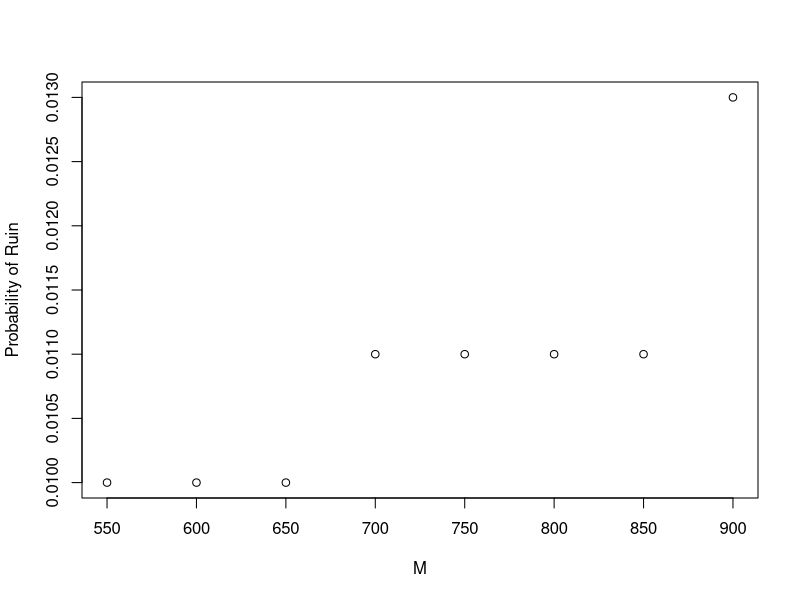
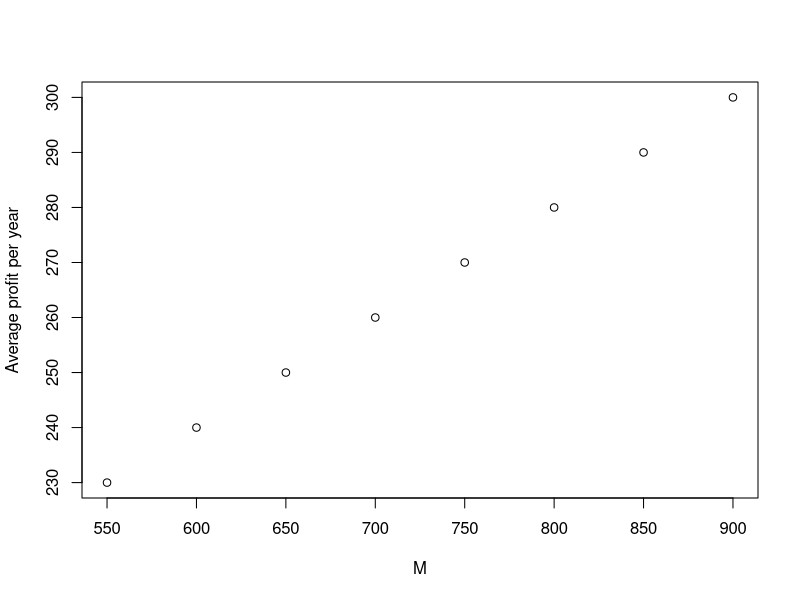

Recreate these plots in R, in order.
## ---- chunk 1
set.seed(5377)
#
#     Generate sample A times with censorng
#
#############################################################
# Simulate Z_ij using a translated gamma approximation, for e.g. 
# simS1 is a vector of simulated S(1)

Z1 <- runif(1000, min = 0, max = 1)
Z2 <- runif(1000, min = 0, max = 1)
Z3 <- runif(1000, min = 0, max = 1)
Z4 <- runif(1000, min = 0, max = 1)
Z5 <- runif(1000, min = 0, max = 1)

Z <- cbind(Z1,Z2,Z3,Z4,Z5)

#library(xlsx)
#setwd("d:")
#write.xlsx(Z, file = "Zgenerated.xlsx")


####################################################
# Please insert your R code after this line
####################################################

lambdaN <- 10
theta <- 0.2
# Initial surplus
u <- 3500

#number of simulation
n <- 1000

#Retention limit
M <- 900

x <- c(10,100,500,1000)
px <- c(0.5,0.3,0.15,0.05)

EX <- sum(x*px)
EX2 <- sum(x^2 * px)
EX3 <- sum(x^3 * px)

# ES means E[S(1)]
ES <- lambdaN*EX
VS <- lambdaN*EX2
SkS <- (lambdaN * EX3)/(lambdaN * EX2)^(3/2)

# ES5 means E[S(5)]
ES5 <- 5*lambdaN*EX
VS5 <- 5*lambdaN*EX2

#The negativity of k implies that
#negative aggregated claims can occur in the approximation. 
#This is an unrealistic effect that we have to be aware of in the following.

k <- ES - 2*sqrt(VS)/SkS  
a <- 4/SkS^2
b <- 2/(SkS*sqrt(VS))

# Premium rate per unit of time
c <- (1 + theta)*ES

# Calculate E[U(5)] and V[U(5)]
EU5 <- u + 5*c - ES5
VU5 <- VS5


simS1 <- qgamma(Z1, shape = a, rate = b) + k
simS2 <- qgamma(Z2, shape = a, rate = b) + k
simS3 <- qgamma(Z3, shape = a, rate = b) + k
simS4 <- qgamma(Z4, shape = a, rate = b) + k
simS5 <- qgamma(Z5, shape = a, rate = b) + k
#############################################################

U1 <- u + c - simS1
U2 <- U1 + c - simS2
U3 <- U2 + c - simS3
U4 <- U3 + c - simS4
U5 <- U4 + c - simS5

Ut <- cbind(U1,U2,U3,U4,U5)

# Calculate mean(U(5)) from simulation
# mean(U5)

# Estimate psi_1(3500,5)
minOfColumnsofUt <- apply(Ut, 1, function(x) min(x) )
psi1hat <- sum(minOfColumnsofUt < 0)/n

# Estimate the sd of psi_1_hat(u,5)
VEst <- n*psi1hat*(1-psi1hat)*(1/n^2)
SdEst <- sqrt(VEst)

#######################################################################
# Estimate of psi_1(u+delta_u , 5)
delta_u <- 500
minOfColumnsofUt <- apply(Ut, 1, function(x) min(x) )
psi1hat[2] <- sum(minOfColumnsofUt < -delta_u)/n


#########################################
# After reinsurance 
y <- pmin(x,M)
py <- px

EY <- sum(y*py)
EY2 <- sum(y^2 * py)
EY3 <- sum(y^3 * py)


# ES means E[S(1)]
ESI <- lambdaN*EY
VSI <- lambdaN*EY2
SkSI <- (lambdaN * EY3)/(lambdaN * EY2)^(3/2)


#The negativity of k implies that
#negative aggregated claims can occur in the approximation. 
#This is an unrealistic effect that we have to be aware of in the following.

kI <- ESI - 2*sqrt(VSI)/SkSI  
aI <- 4/SkSI^2
bI <- 2/(SkSI*sqrt(VSI))

# Reinsurance premium rate per unit of time
thetaR <- c(3*theta, 2*theta, 1*theta)
cR <- (1 + thetaR)*(ES - ESI)

# Calculate E[U(5)] and V[U(5)]
EUI5 <- u + 5*(c - cR) - 5*ESI
VUI5 <- 5*lambdaN*EY2

#######################
# Estimate probability of ruin after reinsurance


simSI1 <- qgamma(Z1,shape = aI, rate = bI) + kI
simSI2 <- qgamma(Z2,shape = aI, rate = bI) + kI
simSI3 <- qgamma(Z3,shape = aI, rate = bI) + kI
simSI4 <- qgamma(Z4,shape = aI, rate = bI) + kI
simSI5 <- qgamma(Z5,shape = aI, rate = bI) + kI
#############################################################



psiI1hat <- rep(0, time=length(thetaR))
for (i in 1:length(thetaR) ){
  
  UI1 <- u +  c - cR[i] - simSI1
  UI2 <- UI1 + c - cR[i] - simSI2
  UI3 <- UI2 + c - cR[i] - simSI3
  UI4 <- UI3 + c - cR[i] - simSI4
  UI5 <- UI4 + c - cR[i] - simSI5
  
  UIt <- cbind(UI1,UI2,UI3,UI4,UI5)
  
  # Estimate psi_1(1000,5)
  minOfColumnsofUIt <- apply(UIt, 1, function(x) min(x) )
  psiI1hat[i] <- sum(minOfColumnsofUIt < 0)/n
}





#############################################




listM <- c(550,600,650,700,750,800,850,900)
psiI1hatM <- rep(0, time=length(listM))


for (i in 1:length(listM) ){
  #########################################
  # After reinsurance 
  M <- listM[i]
  y <- pmin(x,M)
  py <- px
  
  EY <- sum(y*py)
  EY2 <- sum(y^2 * py)
  EY3 <- sum(y^3 * py)
  
  
  # ES means E[S(1)]
  ESI <- lambdaN*EY
  VSI <- lambdaN*EY2
  SkSI <- (lambdaN * EY3)/(lambdaN * EY2)^(3/2)
  
  
  #The negativity of k implies that
  #negative aggregated claims can occur in the approximation. 
  #This is an unrealistic effect that we have to be aware of in the following.
  
  kI <- ESI - 2*sqrt(VSI)/SkSI  
  aI <- 4/SkSI^2
  bI <- 2/(SkSI*sqrt(VSI))
  
  # Reinsurance premium rate per unit of time
  thetaR <- 2*theta
  cR <- (1 + thetaR)*(ES - ESI)
  
  # Calculate E[U(5)] and V[U(5)]
  # EUI5 <- u + 5*(c - cR) - 5*ESI
  # VUI5 <- 5*lambdaN*EY2
  
  #######################
  # Estimate probability of ruin after reinsurance
  
  
  simSI1 <- qgamma(Z1,shape = aI, rate = bI) + kI
  simSI2 <- qgamma(Z2,shape = aI, rate = bI) + kI
  simSI3 <- qgamma(Z3,shape = aI, rate = bI) + kI
  simSI4 <- qgamma(Z4,shape = aI, rate = bI) + kI
  simSI5 <- qgamma(Z5,shape = aI, rate = bI) + kI
  #############################################################
  
  UI1 <- u +  c - cR - simSI1
  UI2 <- UI1 + c - cR - simSI2
  UI3 <- UI2 + c - cR - simSI3
  UI4 <- UI3 + c - cR - simSI4
  UI5 <- UI4 + c - cR - simSI5
  
  UIt <- cbind(UI1,UI2,UI3,UI4,UI5)
  
  # Estimate psi_1(1000,5)
  minOfColumnsofUIt <- apply(UIt, 1, function(x) min(x) )
  psiI1hatM[i] <- sum(minOfColumnsofUIt < 0)/n
}

# max(listM[which(psiI1hatM <= 0.01)])



####################################################
# Make sure you define the variables
Answer_a1 = EX
Answer_a2 = EX2
Answer_a3 = EX3

Answer_b1 = ES
Answer_b2 = VS
Answer_b3 = SkS

Answer_c1 = ES5
Answer_c2 = VS5

# Answer_d1 is the estimated alpha, Answer_d2 is the estimated beta, and Answer_d3 is the estimated k.
Answer_d1 = a 
Answer_d2 = b
Answer_d3 = k

Answer_f = c

Answer_g1 = EU5
Answer_g2 = VU5

Answer_h = mean(U5)

Answer_j1 = psi1hat[1]
Answer_j2 = psi1hat[2]

Answer_l1 = EY
Answer_l2 = EY2
Answer_l3 = EY3

Answer_m1 = ESI 
Answer_m2 = VSI
Answer_m3 = SkSI

Answer_n1 = aI
Answer_n2 = bI
Answer_n3 = kI

# Answers, for e.g. Answer_o_i1 and Answer_o_i2, are E[U_I(5)] and Var[U_I(5)] for the case (i) of question 1o.
Answer_o_i1 = EUI5[1]
Answer_o_i2 = VUI5
Answer_o_ii1 = EUI5[2] 
Answer_o_ii2 = VUI5
Answer_o_iii1 = EUI5[3]
Answer_o_iii2 = VUI5

Answer_p1 = psiI1hat[1]
Answer_p2 = psiI1hat[2]
Answer_p3 = psiI1hat[3]

# Answers r1-r8 correponding to M = 550,600,...,900
# Answer r9 is the largest M such that the estimated probability of ruin is not greater than 1%
Answer_r1 = psiI1hatM[1]
Answer_r2 = psiI1hatM[2]
Answer_r3 = psiI1hatM[3]
Answer_r4 = psiI1hatM[4]
Answer_r5 = psiI1hatM[5]
Answer_r6 = psiI1hatM[6]
Answer_r7 = psiI1hatM[7]
Answer_r8 = psiI1hatM[8]

Answer_r9 = max(listM[which(psiI1hatM <= 0.01)])
####################################################


ANSWER <- rbind(Answer_a1, Answer_a2 , Answer_a3, Answer_b1,Answer_b2,Answer_b3,Answer_c1,Answer_c2,Answer_d1,Answer_d2,Answer_d3,Answer_f,Answer_g1,Answer_g2,Answer_h,Answer_j1,Answer_j2,Answer_l1,Answer_l2,Answer_l3,Answer_m1,Answer_m2,Answer_m3,Answer_n1,Answer_n2,Answer_n3,Answer_o_i1,Answer_o_i2,Answer_o_ii1,Answer_o_ii2,Answer_o_iii1,Answer_o_iii2,Answer_p1,Answer_p2,Answer_p3,Answer_r1,Answer_r2,Answer_r3,Answer_r4,Answer_r5,Answer_r6,Answer_r7,Answer_r8,Answer_r9)



## ---- chunk 2
plot(seq(550,900,50),psiI1hatM, xlab = 'M', ylab = 'Probability of Ruin')
## ---- chunk 3
# Before reinsurance 

ProfitPerYearBefore <- theta*ES


# After reinsurance with *****M = 650****
M <- Answer_r9 
y <- pmin(x,M)
py <- px

EY <- sum(y*py)
EY2 <- sum(y^2 * py)
EY3 <- sum(y^3 * py)

# ES means E[S(1)]
  ESI <- lambdaN*EY
  VSI <- lambdaN*EY2
  SkSI <- (lambdaN * EY3)/(lambdaN * EY2)^(3/2)

  # Reinsurance premium rate per unit of time
  thetaR <- 2*theta
  cR <- (1 + thetaR)*(ES - ESI)

ProfitPerYearAfter <- c - cR - ESI
## ---- chunk 4
# Before reinsurance 

ProfitPerYearBefore <- theta*ES

ProfitPerYearAfterM <- rep(0, length(listM))
cRM <- rep(0, length(listM))
ESIM <- rep(0, length(listM))

for (i in 1:length(listM) ){
# After reinsurance with *****M = 650****
M <- listM[i]
y <- pmin(x,M)
py <- px

EY <- sum(y*py)
EY2 <- sum(y^2 * py)
EY3 <- sum(y^3 * py)

# ES means E[S(1)]
  ESI <- lambdaN*EY
  VSI <- lambdaN*EY2
  SkSI <- (lambdaN * EY3)/(lambdaN * EY2)^(3/2)

  # Reinsurance premium rate per unit of time
  thetaR <- 2*theta
  cR <- (1 + thetaR)*(ES - ESI)

cRM[i] <- cR
ESIM[i] <- ESI
ProfitPerYearAfterM[i] <- c - cR - ESI

}
## ---- chunk 5
plot(seq(550,900,50),ProfitPerYearAfterM, xlab = 'M', ylab = 'Average profit per year')
